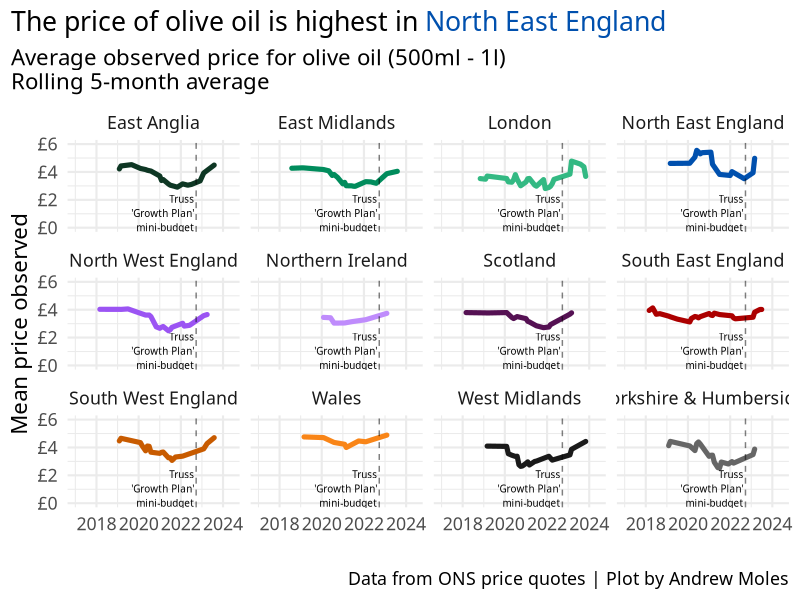
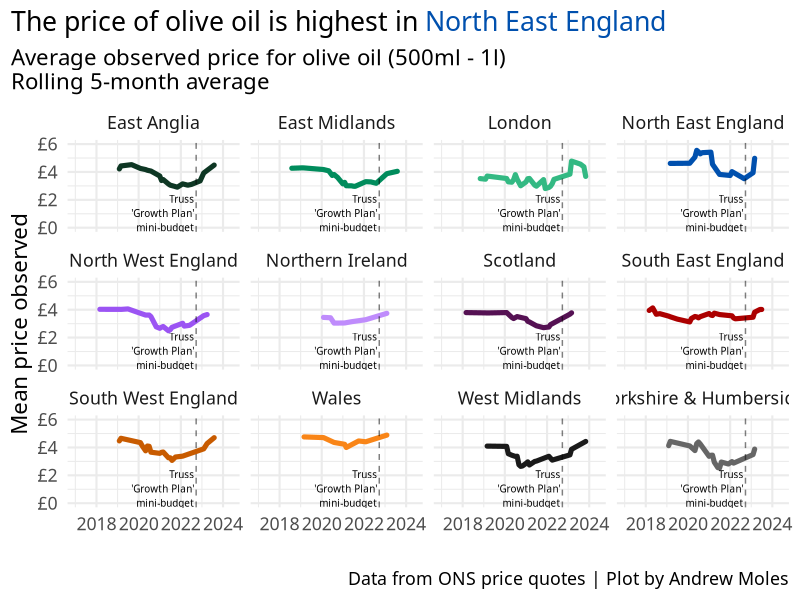

Here is the R script that generated these plots, in order:
library(tidyverse)
library(ragg)
library(scales)
library(ggtext)
library(ggrepel)
library(data.table)

olive_oil <- read_csv("data/olive_oil_price.csv")

oil_region <- olive_oil |>
  group_by(item_desc, start_date, region) |>
  summarise(mean_price = weighted.mean(price, stratum_weight)) |>
  ungroup() |>
  group_by(item_desc, region) |>
  mutate(roll_mean_price = data.table::frollmean(x = mean_price, n = 6, align = "right")) |>
  ungroup()
oil_region

oil_region_plot <- ggplot(oil_region, aes(x = start_date, y = roll_mean_price, colour = region)) +
  geom_line(show.legend = FALSE, linewidth = 1.75, lineend = "round") + 
  geom_vline(xintercept = as.Date("2022-09-23"), linetype = 2, alpha = 0.5) +
  annotate(geom = "text", x =  as.Date("2022-08-20"), y = 1.05, family = "Avenir",
           label = str_wrap("Truss 'Growth Plan' mini-budget", width = 15), hjust = 1, size = 2.5) +
  facet_wrap(vars(region)) +
  scale_x_date(name="", limits=c(as.Date("2017-01-01"), as.Date("2024-06-01"))) +
  scale_y_continuous(name="Mean price observed", labels = dollar_format(prefix = "£"), limits = c(0,6)) +
  scale_colour_manual(values=c("#0e3724", "#008c5c", "#33b983", "#0050ae", "#9b54f3", "#bf8cfc",
                               "#551153", "#ac0000", "#c85b00", "#f98517", "grey10", "grey40")) +
  labs(title = "The price of olive oil is highest in <span style='color:#0050ae;'>North East England</span>",
       subtitle = "Average observed price for olive oil (500ml - 1l)\nRolling 5-month average",
       caption = "Data from ONS price quotes | Plot by Andrew Moles") +
  theme_minimal(base_family = "Avenir", base_size = 16) +
  theme(plot.title.position = "plot",
        plot.title = element_markdown())
oil_region_plot

ggsave("outputs/regional_olive_oil_prices.png", plot = oil_region_plot, device = ragg::agg_png,
       dpi = 320, width = 13, height = 9, bg = "#FAFAF7")
